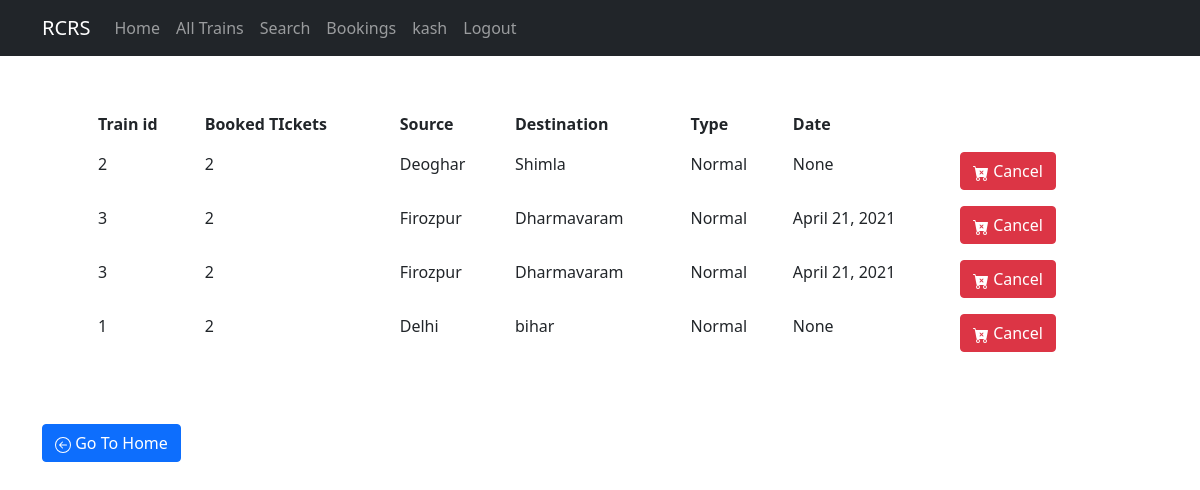
The app's page /all_booked/ (signed in), older data.
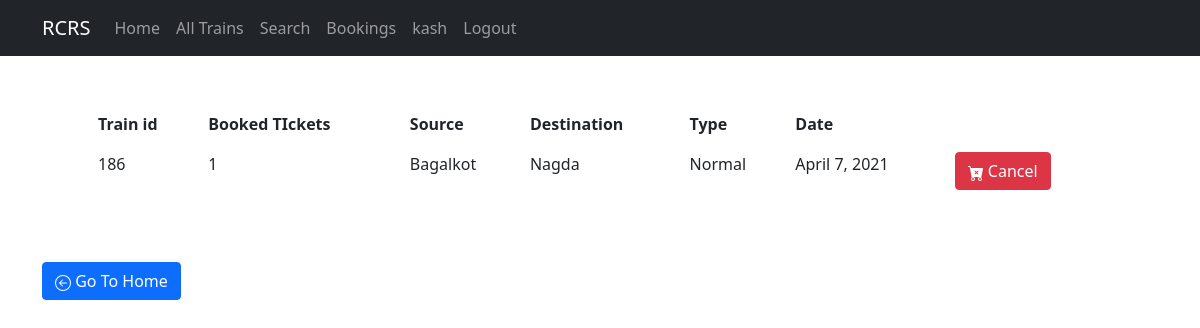
The same page, newer data.
### trains/models.py (models this page shows, shortened)
class Users(AbstractUser):
    username = models.CharField(primary_key = True,max_length=20)
    email = models.EmailField(null=True)
    first_name = models.CharField(null=True,max_length = 20)
    last_name = models.CharField(null=True,max_length = 20)
    balance = models.IntegerField(default = 0)
    is_staff = models.BooleanField(default=False)
    USERNAME_FIELD = "username"

class Booking(models.Model):
    id = models.AutoField(primary_key=True)
    num_booked = models.IntegerField()
    users = models.ForeignKey(Users,null=True,on_delete = models.CASCADE)
    trains = models.ForeignKey(Trains,null=True,on_delete=models.CASCADE)

class Trains(models.Model):
    categories = (
        ('Normal','Normal'),
        ('Express','Express')
    )
    id = models.AutoField(primary_key=True)
    source = models.CharField(max_length = 30,)
    destination = models.CharField(max_length = 30)
    seats_total = models.IntegerField()
    seats_res = models.IntegerField()
    types = models.CharField(choices=categories,max_length=20)
    cost = models.IntegerField()
    date = models.DateField()

### trains/views.py (the view)
# urls.py: path('all_booked/',Bookings.as_view(),name = 'all_booked'),
class Bookings(ListView):
    context_object_name='Bookings'
    template_name='all_booked.html'
    def get_queryset(self):
        return Booking.objects.filter(users = self.request.user.username)

### templates/all_booked.html (shortened to what this page needs)
{% extends "layout.html" %} {% block content%}
<div class=" p-5">
    <table class="table table-borderless table-hover">
        <thead>
            <th>Train id</th>
            <th>Booked TIckets</th>
            <th>Source</th>
            <th>Destination</th>
            <th>Type</th>
            <th>Date</th>
        </thead>
        {% for booking in Bookings %}
        <tr>
            <td>{{booking.trains.id}}</td>
            <td>{{booking.num_booked}}</td>
            <td>{{booking.trains.source}}</td>
            <td>{{booking.trains.destination}}</td>
            <td>{{booking.trains.types}}</td>
            <td> {{booking.trains.date}}</td>
            <td>
                <a href='{% url "cancel" booking.id %}'>
                    <button type="button" class="btn btn-danger">
                        Cancel
                </button>
                </a>
            </td>
        </tr>
        {% endfor %}
    </table>
</div>
<a href='{% url "home" %}'>
    <button type="button " class="btn btn-primary ">
        Go To Home
</button>
</a>
{% endblock content %}

### templates/layout.html (shortened to what this page needs)
<!doctype html>
<html>
{% load static %}
<head>
    <link href="https://cdn.jsdelivr.net/npm/bootstrap@5.0.0-beta2/dist/css/bootstrap.min.css" rel="stylesheet">
    <link rel="stylesheet" href="https://cdnjs.cloudflare.com/ajax/libs/font-awesome/4.7.0/css/font-awesome.min.css">
    <link rel="stylesheet" type="text/css" href="{% static 'main.css' %}">
</head>
<body>
    <header class=" site-header no-gutters">
        <nav class="navbar navbar-expand-md navbar-dark bg-dark fsixed-top ">
            <div class="container ">
                <a class="navbar-brand mr-4 " href="/ ">RCRS</a>
                <div class="collapse navbar-collapse " id="navbarToggle ">
                    <div class="navbar-nav mr-auto ">
                        {% if not isHome %}
                        <a class="nav-item nav-link " href="{% url 'home' %}">Home</a> {% endif %}
                        <a class="nav-item nav-link " href="{% url 'all_trains' %}">All Trains</a>
                        <a class="nav-item nav-link " href="{% url 'search' %}">Search</a>
                    </div>
                    <div class="navbar-nav ">
                        {% if user.is_authenticated %}
                        <a class="nav-item nav-link " href="{% url 'all_booked' %}">Bookings</a>
                        <a class="nav-item nav-link " href="{% url 'profile' request.user.username %}">{{request.user.username}}</a>
                        <a class="nav-item nav-link " href="{% url 'logout' %}">Logout</a> {% else %}
                        <a class="nav-item nav-link " href="{% url 'login' %}">Login</a>
                        {% endif %}</div>
            </div>
        </nav>
    </header>
    <main role="main " class="container ">
        <div>
            {% block content %} {% endblock %}
        </div>
    </main>
</body>
</html>

### static/main.css (style rules this page uses)
body { background: #fff; color: #333333; }

Row changes from the older to the newer data that the page shows:
removed Booking: trains.id "2", num_booked "2", trains.source "Deoghar", trains.destination "Shimla", trains.types "Normal", trains "None"
removed Booking: trains.id "3", num_booked "2", trains.source "Firozpur", trains.destination "Dharmavaram", trains.types "Normal", trains "April 21, 2021"
removed Booking: trains.id "3", num_booked "2", trains.source "Firozpur", trains.destination "Dharmavaram", trains.types "Normal", trains "April 21, 2021"
removed Booking: trains.id "1", num_booked "2", trains.source "Delhi", trains.destination "bihar", trains.types "Normal", trains "None"
added Booking: trains.id "186", num_booked "1", trains.source "Bagalkot", trains.destination "Nagda", trains.types "Normal", trains "April 7, 2021"
